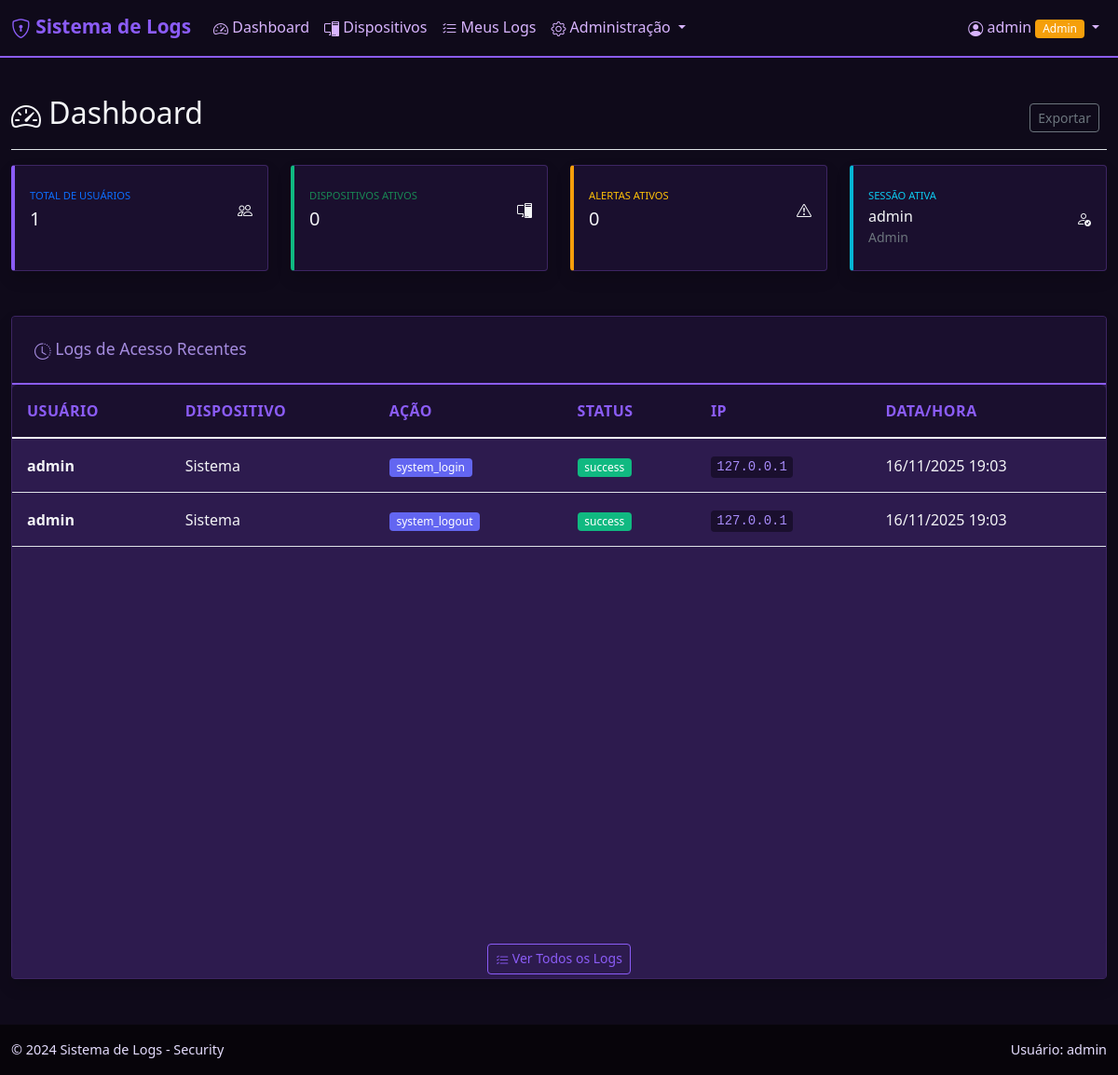
Page / (signed in) on the earlier database version.
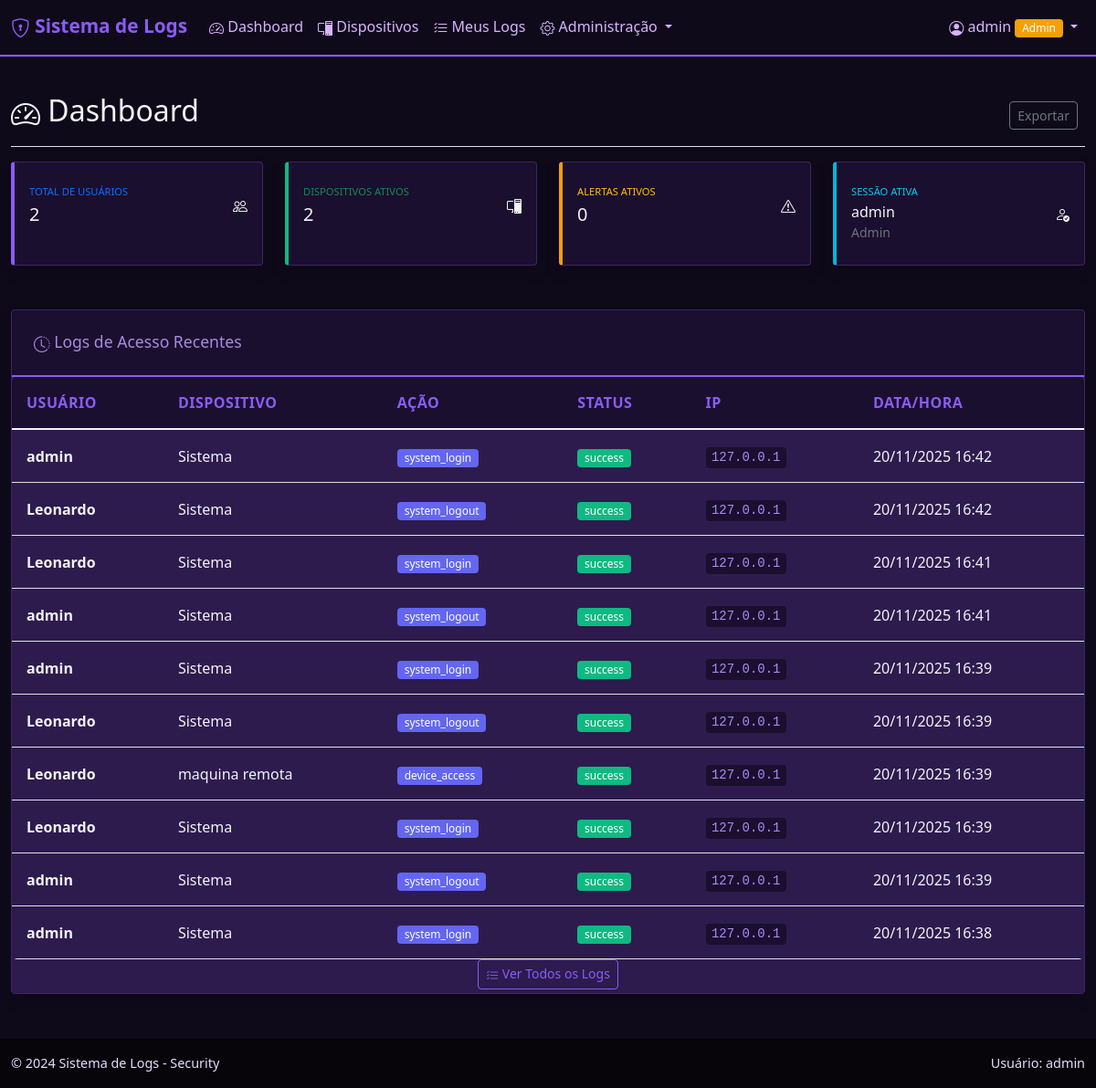
Same page on the later database version.
### models.py (models this page shows)
class AccessLog(db.Model):
    id = db.Column(db.Integer, primary_key=True)
    user_id = db.Column(db.Integer, db.ForeignKey('user.id'), nullable=False)
    device_id = db.Column(db.Integer, db.ForeignKey('device.id'), nullable=True)  # Opcional para logs de login
    access_time = db.Column(db.DateTime, default=get_brasilia_now)  # Quando aconteceu?
    action = db.Column(db.String(50), nullable=False)  # Qual ação (login, read, write, etc)
    status = db.Column(db.String(20), nullable=False)  # Sucesso ou falha?
    ip_address = db.Column(db.String(45))  # IP do usuário
    user_agent = db.Column(db.Text)  # Browser/cliente usado
    details = db.Column(db.Text)  # Detalhes adicionais
    is_suspicious = db.Column(db.Boolean, default=False)  # Acesso suspeito? (gera alerta)

class User(UserMixin, db.Model):
    id = db.Column(db.Integer, primary_key=True)
    username = db.Column(db.String(80), unique=True, nullable=False)
    email = db.Column(db.String(120), unique=True, nullable=False)
    password_hash = db.Column(db.String(255), nullable=False)
    role = db.Column(db.Enum(UserRole), default=UserRole.USER)
    created_at = db.Column(db.DateTime, default=get_brasilia_now)
    is_active = db.Column(db.Boolean, default=True)  # Usuário ativo ou desativado?
    user_permissions = db.relationship('UserPermission', backref='user', lazy=True, cascade='all, delete-orphan', foreign_keys='UserPermission.user_id')
    permissions_granted = db.relationship('UserPermission', backref='granted_by_user', lazy=True, foreign_keys='UserPermission.granted_by')
    logs = db.relationship('AccessLog', backref='user', lazy=True, cascade='all, delete-orphan')

class Device(db.Model):
    id = db.Column(db.Integer, primary_key=True)
    name = db.Column(db.String(100), nullable=False)
    ip_address = db.Column(db.String(45), nullable=False)  # IPv4 ou IPv6
    device_type = db.Column(db.Enum(DeviceType), nullable=False)
    description = db.Column(db.Text)  # Descrição livre do dispositivo
    location = db.Column(db.String(200))  # Localização física
    is_active = db.Column(db.Boolean, default=True)  # Dispositivo ativo ou inativo?
    created_at = db.Column(db.DateTime, default=get_brasilia_now)
    user_permissions = db.relationship('UserPermission', backref='device', lazy=True, cascade='all, delete-orphan')
    logs = db.relationship('AccessLog', backref='device', lazy=True, cascade='all, delete-orphan')

### blueprints/main.py (the view)
@main_bp.route('/')
@login_required  # Requer autenticação
def dashboard():
    total_users = User.query.count()
    total_devices = Device.query.count()
    recent_logs = AccessLog.query.order_by(AccessLog.access_time.desc()).limit(10).all()
    active_alerts = Alert.query.filter_by(is_resolved=False).count()
    return render_template('dashboard.html',
                         total_users=total_users,
                         total_devices=total_devices,
                         recent_logs=recent_logs,
                         active_alerts=active_alerts)

### templates/dashboard.html (shortened to what the changed rows need)
{% extends "base.html" %}
{% block content %}
<div class="d-flex justify-content-between flex-wrap flex-md-nowrap align-items-center pt-3 pb-2 mb-3 border-bottom">
    <h1 class="h2"><i class="bi bi-speedometer2"></i> Dashboard</h1>
</div>
<div class="row mb-4">
    <div class="col-xl-3 col-md-6 mb-4">
        <div class="card border-left-primary shadow h-100 py-2">
            <div class="card-body">
                <div class="row no-gutters align-items-center">
                    <div class="col mr-2">
                        <div class="text-xs font-weight-bold text-primary text-uppercase mb-1">
                            Total de Usuários
                        </div>
                        <div class="h5 mb-0 font-weight-bold text-gray-800">{{ total_users }}</div>
                    </div>
                </div>
            </div>
        </div>
    </div>
    <div class="col-xl-3 col-md-6 mb-4">
        <div class="card border-left-success shadow h-100 py-2">
            <div class="card-body">
                <div class="row no-gutters align-items-center">
                    <div class="col mr-2">
                        <div class="text-xs font-weight-bold text-success text-uppercase mb-1">
                            Dispositivos Ativos
                        </div>
                        <div class="h5 mb-0 font-weight-bold text-gray-800">{{ total_devices }}</div>
                    </div>
                </div>
            </div>
        </div>
    </div>
</div>
<div class="row">
    <div class="col-12">
        <div class="card shadow" style="background-color: #2d1b4e;">
            <div class="card-body" style="background-color: #2d1b4e; padding: 0;">
                <div class="table-responsive" style="background-color: #2d1b4e;">
                    <table class="table table-hover" id="recentLogsTable" style="color: #f3f4f6; margin-bottom: 0;">
                        <thead>
                            <tr>
                                <th>Usuário</th>
                                <th>Dispositivo</th>
                                <th>Ação</th>
                                <th>Status</th>
                                <th>IP</th>
                                <th>Data/Hora</th>
                            </tr>
                        </thead>
                        <tbody>
                            {% for log in recent_logs %}
                            <tr class="{% if log.is_suspicious %}table-warning{% endif %}">
                                <td>
                                    <strong>{{ log.user.username }}</strong>
                                </td>
                                <td>{{ log.device.name if log.device else 'Sistema' }}</td>
                                <td>
                                    <span class="badge bg-secondary">{{ log.action }}</span>
                                </td>
                                <td>
                                    <span class="badge {% if log.status == 'success' %}bg-success{% else %}bg-danger{% endif %}">
                                        {{ log.status }}
                                    </span>
                                </td>
                                <td><code>{{ log.ip_address }}</code></td>
                                <td>{{ log.access_time.strftime('%d/%m/%Y %H:%M') }}</td>
                            </tr>
                            {% endfor %}
                        </tbody>
                    </table>
                </div>
            </div>
        </div>
    </div>
</div>
{% endblock %}

Differences in the rows shown:
no longer on this page (row unchanged): AccessLog: user.username "admin", device "Sistema", action "system_login", status "success", ip_address "127.0.0.1", access_time "16/11/2025 19:03"
no longer on this page (row unchanged): AccessLog: user.username "admin", device "Sistema", action "system_logout", status "success", ip_address "127.0.0.1", access_time "16/11/2025 19:03"
added AccessLog: user.username "admin", device "Sistema", action "system_login", status "success", ip_address "127.0.0.1", access_time "20/11/2025 16:42"
added AccessLog: user.username "Leonardo", device "Sistema", action "system_logout", status "success", ip_address "127.0.0.1", access_time "20/11/2025 16:42"
added AccessLog: user.username "Leonardo", device "Sistema", action "system_login", status "success", ip_address "127.0.0.1", access_time "20/11/2025 16:41"
added AccessLog: user.username "admin", device "Sistema", action "system_logout", status "success", ip_address "127.0.0.1", access_time "20/11/2025 16:41"
added AccessLog: user.username "admin", device "Sistema", action "system_login", status "success", ip_address "127.0.0.1", access_time "20/11/2025 16:39"
added AccessLog: user.username "Leonardo", device "Sistema", action "system_logout", status "success", ip_address "127.0.0.1", access_time "20/11/2025 16:39"
added AccessLog: user.username "Leonardo", device "maquina remota", action "device_access", status "success", ip_address "127.0.0.1", access_time "20/11/2025 16:39"
added AccessLog: user.username "Leonardo", device "Sistema", action "system_login", status "success", ip_address "127.0.0.1", access_time "20/11/2025 16:39"
added AccessLog: user.username "admin", device "Sistema", action "system_logout", status "success", ip_address "127.0.0.1", access_time "20/11/2025 16:39"
added AccessLog: user.username "admin", device "Sistema", action "system_login", status "success", ip_address "127.0.0.1", access_time "20/11/2025 16:38"
Other differences:
{{ total_users }}: "1" → "2"
{{ total_devices }}: "0" → "2"
